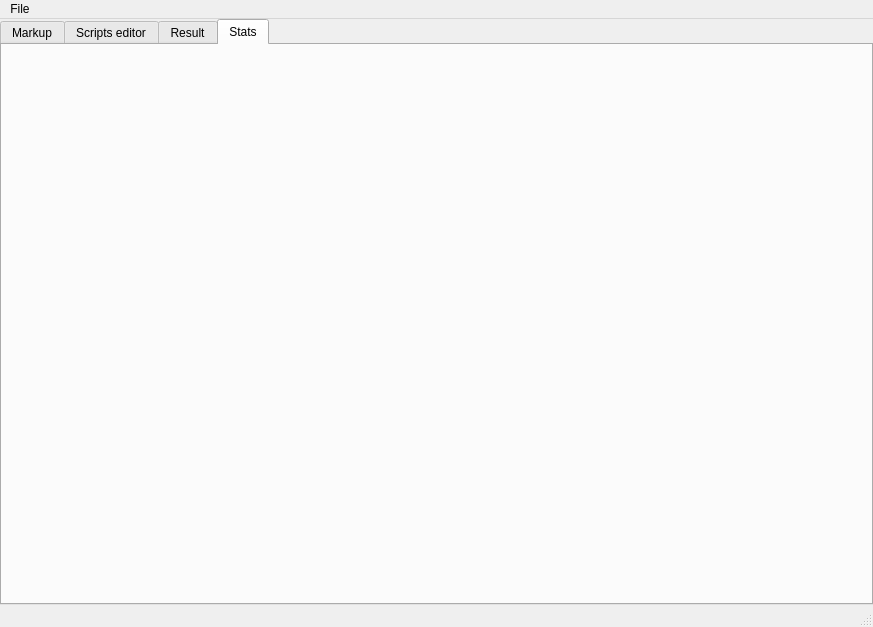
<?xml version="1.0" encoding="UTF-8"?>
<ui version="4.0">
 <class>MainWindow</class>
 <widget class="QMainWindow" name="MainWindow">
  <property name="geometry">
   <rect>
    <x>0</x>
    <y>0</y>
    <width>873</width>
    <height>627</height>
   </rect>
  </property>
  <property name="windowTitle">
   <string>Audio Markup</string>
  </property>
  <widget class="QWidget" name="centralwidget">
   <layout class="QGridLayout" name="gridLayoutMain">
    <property name="leftMargin">
     <number>0</number>
    </property>
    <property name="topMargin">
     <number>0</number>
    </property>
    <property name="rightMargin">
     <number>0</number>
    </property>
    <property name="bottomMargin">
     <number>0</number>
    </property>
    <item row="0" column="0">
     <widget class="QTabWidget" name="tabWidget">
      <property name="currentIndex">
       <number>3</number>
      </property>
      <widget class="QWidget" name="tab_markup">
       <attribute name="title">
        <string>Markup</string>
       </attribute>
       <layout class="QGridLayout" name="gridLayout_2">
        <property name="leftMargin">
         <number>0</number>
        </property>
        <property name="topMargin">
         <number>0</number>
        </property>
        <property name="rightMargin">
         <number>0</number>
        </property>
        <property name="bottomMargin">
         <number>0</number>
        </property>
       </layout>
      </widget>
      <widget class="QWidget" name="tab_scripts">
       <attribute name="title">
        <string>Scripts editor</string>
       </attribute>
       <layout class="QGridLayout" name="gridLayout_4">
        <property name="leftMargin">
         <number>0</number>
        </property>
        <property name="topMargin">
         <number>0</number>
        </property>
        <property name="rightMargin">
         <number>0</number>
        </property>
        <property name="bottomMargin">
         <number>0</number>
        </property>
       </layout>
      </widget>
      <widget class="QWidget" name="tab_result">
       <attribute name="title">
        <string>Result</string>
       </attribute>
       <layout class="QGridLayout" name="gridLayout_3">
        <property name="leftMargin">
         <number>0</number>
        </property>
        <property name="topMargin">
         <number>0</number>
        </property>
        <property name="rightMargin">
         <number>0</number>
        </property>
        <property name="bottomMargin">
         <number>0</number>
        </property>
       </layout>
      </widget>
      <widget class="QWidget" name="tab_stats">
       <attribute name="title">
        <string>Stats</string>
       </attribute>
       <layout class="QGridLayout" name="gridLayout"/>
      </widget>
     </widget>
    </item>
   </layout>
  </widget>
  <widget class="QMenuBar" name="menubar">
   <property name="geometry">
    <rect>
     <x>0</x>
     <y>0</y>
     <width>873</width>
     <height>26</height>
    </rect>
   </property>
   <widget class="QMenu" name="menuFile">
    <property name="title">
     <string>File</string>
    </property>
   </widget>
   <addaction name="menuFile"/>
  </widget>
  <widget class="QStatusBar" name="statusbar"/>
 </widget>
 <resources/>
 <connections/>
</ui>
